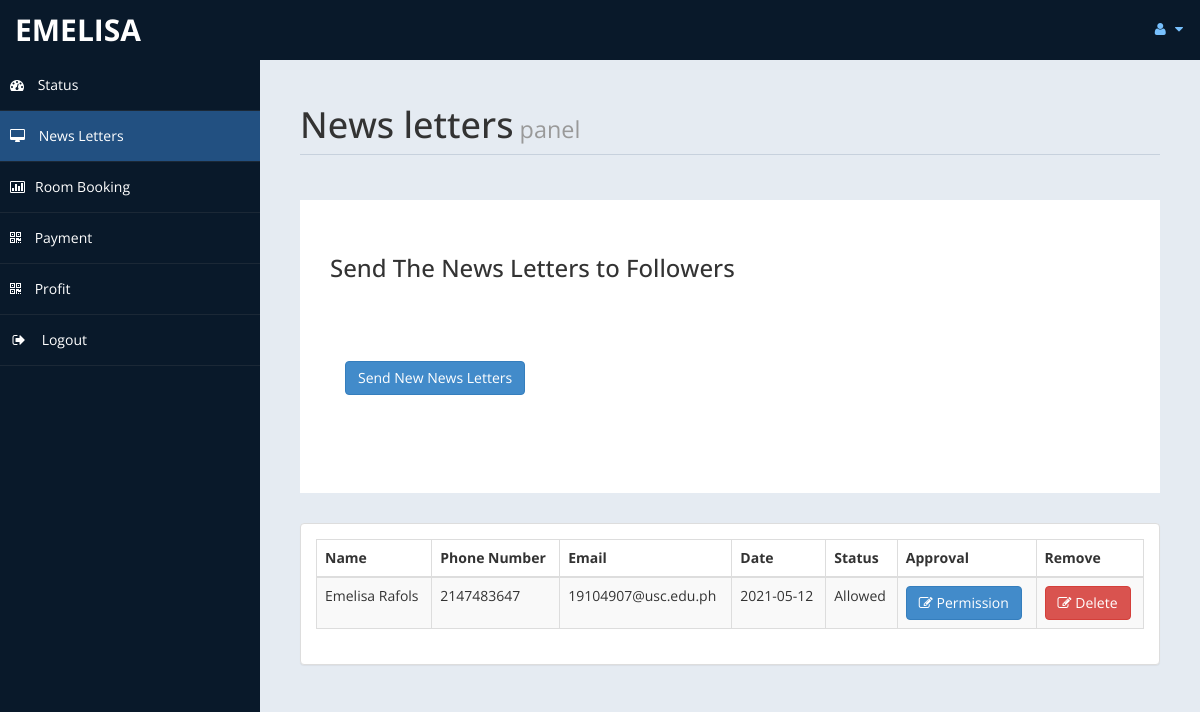
Page /admin/messages.php (signed in) on the committed database.
### tables this page shows
CREATE TABLE `contact` (
  `id` int(10) UNSIGNED NOT NULL,
  `fullname` varchar(100) DEFAULT NULL,
  `phoneno` int(10) DEFAULT NULL,
  `email` text DEFAULT NULL,
  `cdate` date DEFAULT NULL,
  `approval` varchar(12) DEFAULT NULL
);

### admin/messages.php (the view, shortened to what this page needs)
<!DOCTYPE html>
<html xmlns="http://www.w3.org/1999/xhtml">
<head>
    <link href="assets/css/bootstrap.css" rel="stylesheet" />
    <link href="assets/css/font-awesome.css" rel="stylesheet" />
    <link href="assets/css/custom-styles.css" rel="stylesheet" />
    <link href="assets/js/dataTables/dataTables.bootstrap.css" rel="stylesheet" />
</head>
<body>
    <div id="wrapper">
        <nav class="navbar navbar-default top-navbar" role="navigation">
            <div class="navbar-header">
                <a class="navbar-brand" href="home.php"><?php echo $_SESSION["user"]; ?> </a>
            </div>
            <ul class="nav navbar-top-links navbar-right">
                <li class="dropdown">
                    <a class="dropdown-toggle" data-toggle="dropdown" href="#" aria-expanded="false">
                        <i class="fa fa-user fa-fw"></i> <i class="fa fa-caret-down"></i>
                    </a>
                </li>
            </ul>
        </nav>
        <nav class="navbar-default navbar-side" role="navigation">
            <div class="sidebar-collapse">
                <ul class="nav" id="main-menu">
                    <li>
                        <a href="home.php"><i class="fa fa-dashboard"></i> Status</a>
                    </li>
                    <li>
                        <a class="active-menu" href="messages.php"><i class="fa fa-desktop"></i> News Letters</a>
                    </li>
					<li>
                        <a href="roombook.php"><i class="fa fa-bar-chart-o"></i>Room Booking</a>
                    </li>
                    <li>
                        <a href="Payment.php"><i class="fa fa-qrcode"></i> Payment</a>
                    </li>
                    <li>
                        <a  href="profit.php"><i class="fa fa-qrcode"></i> Profit</a>
                    </li>
                    <li>
                        <a href="logout.php" ><i class="fa fa-sign-out fa-fw"></i> Logout</a>
                    </li>
            </div>
        </nav>
        <div id="page-wrapper" >
            <div id="page-inner">
			 <div class="row">
                    <div class="col-md-12">
                        <h1 class="page-header">
                           News letters<small> panel</small>
                        </h1>
                    </div>
                </div>
				 <?php
				include('db.php');
			   ?>
				 <div class="row">
                <div class="col-md-12">
                    <div class="jumbotron">
                        <h3>Send The News Letters to Followers</h3>
                        <p></p>
                        <p>
						<div class="panel-body">
                            <button class="btn btn-primary btn" data-toggle="modal" data-target="#myModal">
                              Send New News Letters
                            </button>
                            </div>
                        </div>
                    </div>
                </div>
            </div>
               <?php
				$sql = "SELECT * FROM `contact`";
				$re = mysqli_query($con,$sql);
			   ?>
            <div class="row">
                <div class="col-md-12">
                    <div class="panel panel-default">
                        <div class="panel-body">
                            <div class="table-responsive">
                                <table class="table table-striped table-bordered table-hover" id="dataTables-example">
                                    <thead>
                                        <tr>
                                            <th>Name</th>
											<th>Phone Number</th>
                                            <th>Email</th>
                                            <th>Date</th>
											<th>Status</th>
											<th>Approval</th>
											<th>Remove</th>
                                        </tr>
                                    </thead>
                                    <tbody>
									<?php
										while($row = mysqli_fetch_array($re))
										{
											$id = $row['id'];
											if($id % 2 ==1 )
											{
												echo"<tr class='gradeC'>
													<td>".$row['fullname']."</td>
													<td>".$row['phoneno']."</td>
													<td>".$row['email']."</td>
													<td>".$row['cdate']."</td>
													<td>".$row['approval']."</td>
													<td><a href=newsletter.php?eid=".$id ." <button class='btn btn-primary'> <i class='fa fa-edit' ></i> Permission</button></td>
													<td><a href=newsletterdel.php?eid=".$id ." <button class='btn btn-danger'> <i class='fa fa-edit' ></i> Delete</button></td>
												</tr>";
											}
										}
									?>
                                    </tbody>
                                </table>
                            </div>
                        </div>
                    </div>
                </div>
            </div>
                </div>
            </div>
</body>
</html>

### admin/assets/css/custom-styles.css (style rules this page uses)
body { font-family: 'Open Sans', sans-serif; }
#wrapper { width: 100%; background:#09192A; }
#page-wrapper { padding: 15px 15px; min-height: 600px; background:#E5EBF2; }
#page-inner { width:100%; margin:10px 20px 10px 0px; background-color:transparent; padding:10px; min-height:1200px; }
h1, .h1, h2, .h2, h3, .h3 { margin-top: 7px; margin-bottom: -5px; }
p { font-size:16px; line-height:25px; padding-top:20px; }
.page-header { padding-bottom: 9px; margin: 10px 0 45px; border-bottom: 1px solid #C7D1DD; }
.jumbotron, .well { background:#fff; }
.top-navbar { margin:0px; }
.top-navbar .navbar-brand { color: #fff; width: 260px; text-align: left; height: 60px; font-size: 30px; font-weight: 700; text-transform: uppercase; line-height: 30px; }
.top-navbar .nav > li { position: relative; display: inline-block; }
.top-navbar .nav > li > a { position: relative; display: block; padding: 19px 15px; color: #77C0FD; }
.active-menu { background-color:#225081!important; }
.sidebar-collapse , .sidebar-collapse .nav { background:none; }
.sidebar-collapse .nav { padding:0; }
.sidebar-collapse .nav > li > a { color:#fff; background:transparent; text-shadow:none; }
.sidebar-collapse > .nav > li > a { padding:15px 10px; }
.sidebar-collapse > .nav > li { border-bottom: 1px solid rgba(107, 108, 109, 0.19); }
.navbar-side { border:none; background-color: transparent; }
.top-navbar { background:#09192A; border-bottom:none; }
.top-navbar .nav > li > a > i { margin-right: 2px; }
.navbar-default { border:0px solid black; }
.navbar-header { background: #09192A; }
.nav > li > a > i { margin-right:10px; }
@media (min-width:768px) { #page-wrapper { margin: 0 0 0 260px; padding: 15px 30px; min-height: 1200px; } }
@media (min-width:768px) { .navbar-side { z-index: 1; position: absolute; width: 260px; } }
@media (min-width:768px) { .navbar { border-radius: 0px; } }

### rows in the picture
contact: fullname "Emelisa Rafols", phoneno "2147483647", email "19104907@usc.edu.ph", cdate "2021-05-12", approval "Allowed"

### other values in the picture
$_SESSION["user"] "EMELISA"
